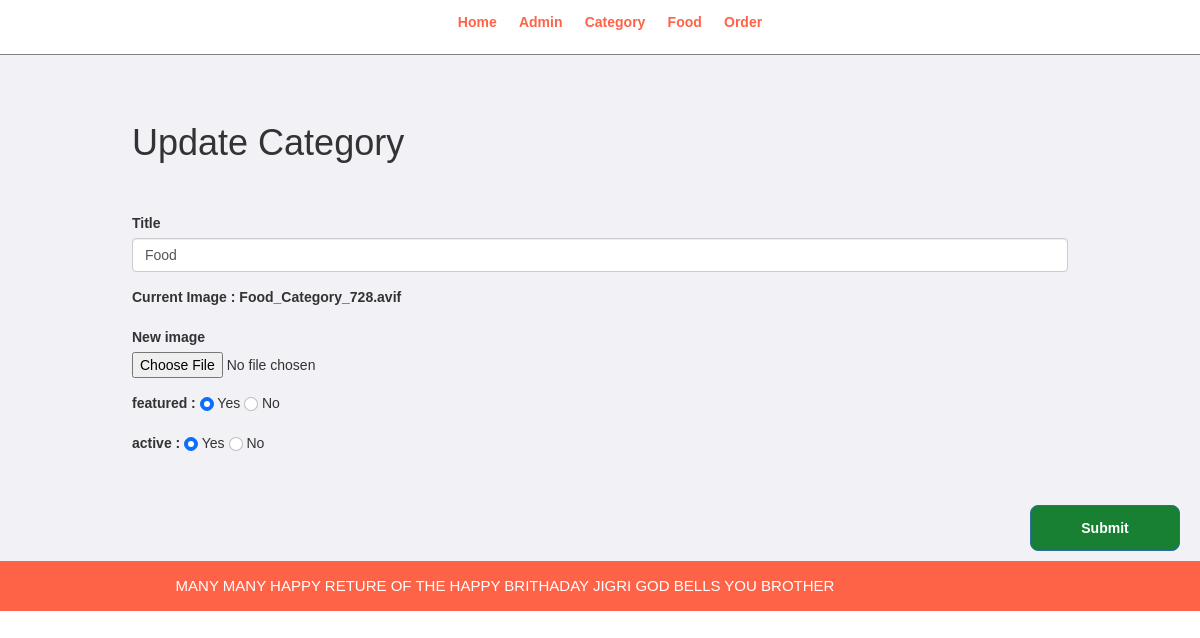
The app's page /studio/admin/update-category.php?id=1 with its own data.
### tables this page shows
CREATE TABLE `tbl_category` (
  `id` int(255) NOT NULL,
  `title` varchar(255) NOT NULL,
  `image_name` varchar(255) NOT NULL,
  `featured` varchar(255) NOT NULL,
  `active` varchar(255) NOT NULL
);

### studio/admin/update-category.php (the view, shortened to what this page needs)
<?php
include('partials/menu.php');
?>
    <div class="main-Contect">
        <div class="wrapper">
            <h1>Update Category</h1>
<br>
<br>
    <?php
      if(isset($_GET['id']))
      {
        $id = $_GET['id'];
        $sql ="SELECT * FROM tbl_category WHERE id=$id";
        $res = mysqli_query($conn,$sql);
        $count = mysqli_num_rows($res);
        if($count == 1)
        {
          $row = mysqli_fetch_assoc($res);
          $title = $row['title'];
          $current_image = $row['image_name'];
          $featured = $row['featured'];
          $active = $row['active'];
        }
        else
        {
          $_SESSION['no-category-found'] = "<div class=alert alert-danger' role='alert'> Category not Found </div>";
          header('location:manage-category.php');
        }
      }
      else
      {
        header('location:manage-category.php');
      }
    ?>
<form action="#" method="POST" enctype="multipart/form-data">
  <div class="form-group">
    <label for="exampleInputEmail1">Title</label>
    <input type="text" class="form-control" id="exampleInputEmail1"  placeholder="Title" name="title"  value="<?php echo $title; ?>">
  </div>
  <div class="form-group">
    <label for="exampleInputEmail1">Current Image : <?php echo $current_image; ?></label>
  </div>
  <div class="form-group">
    <label for="exampleInputEmail1">New image</label>
    <input type="file" id="myFile" name="image_name">
  </div>
  <div class="form-group">
    <label for="exampleInputEmail1">featured : </label>
    <input <?php if($featured=="Yes"){echo "checked";} ?> class="form-check-input" type="radio" name="featured"  value="Yes"> Yes
    <input <?php if($featured=="No"){echo "checked";} ?> class="form-check-input" type="radio" name="featured" value="No"> No
  </div>
  <div class="form-group">
    <label for="exampleInputPassword1">active : </label>
    <input  <?php if($active=="Yes"){echo "checked";} ?> class="form-check-input" type="radio" name="active"  value="Yes"> Yes
    <input  <?php if($active=="No"){echo "checked";} ?> class="form-check-input" type="radio" name="active" value="No"> No
  </div>
  </div>
  <button type="submit" class="btn btn-primary" name="submit">Submit</button>
<br>
<br>
        </div>
<?php
include('partials/footer.php');
?>

### studio/css/admin.css (style rules this page uses)
* { margin: 0; padding: 0; font-family: Arial, Helvetica, sans-serif; }
.wrapper { padding: 1%; width: 80%; margin: 0 auto; }
.btn-primary { text-align: center; width: 150px; background-color: #178033; padding: 1%; margin: 20px; color: white; text-decoration: none; font-weight: bold; float: right; border-radius: 8px; }
.main-contect { background-color: #f1f1f6; padding: 3% 0; }

### records on screen
tbl_category: title "Food", image_name "Food_Category_728.avif", featured "☑", active "☑"
